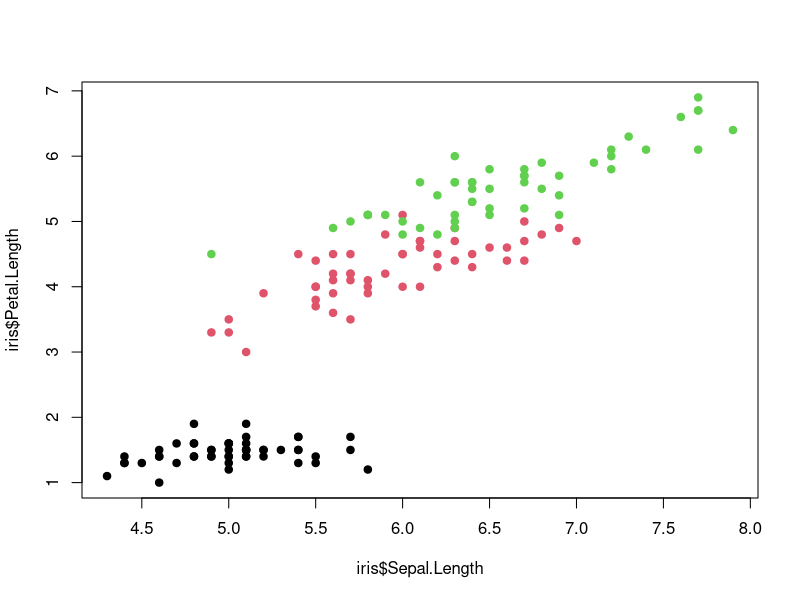

This figure's R source:
## ---- chunk 1
knitr::opts_chunk$set(echo = TRUE)
## ---- chunk 2
plot(x = iris$Sepal.Length,
     y = iris$Petal.Length, 
     col = iris$Species, pch = 19)
